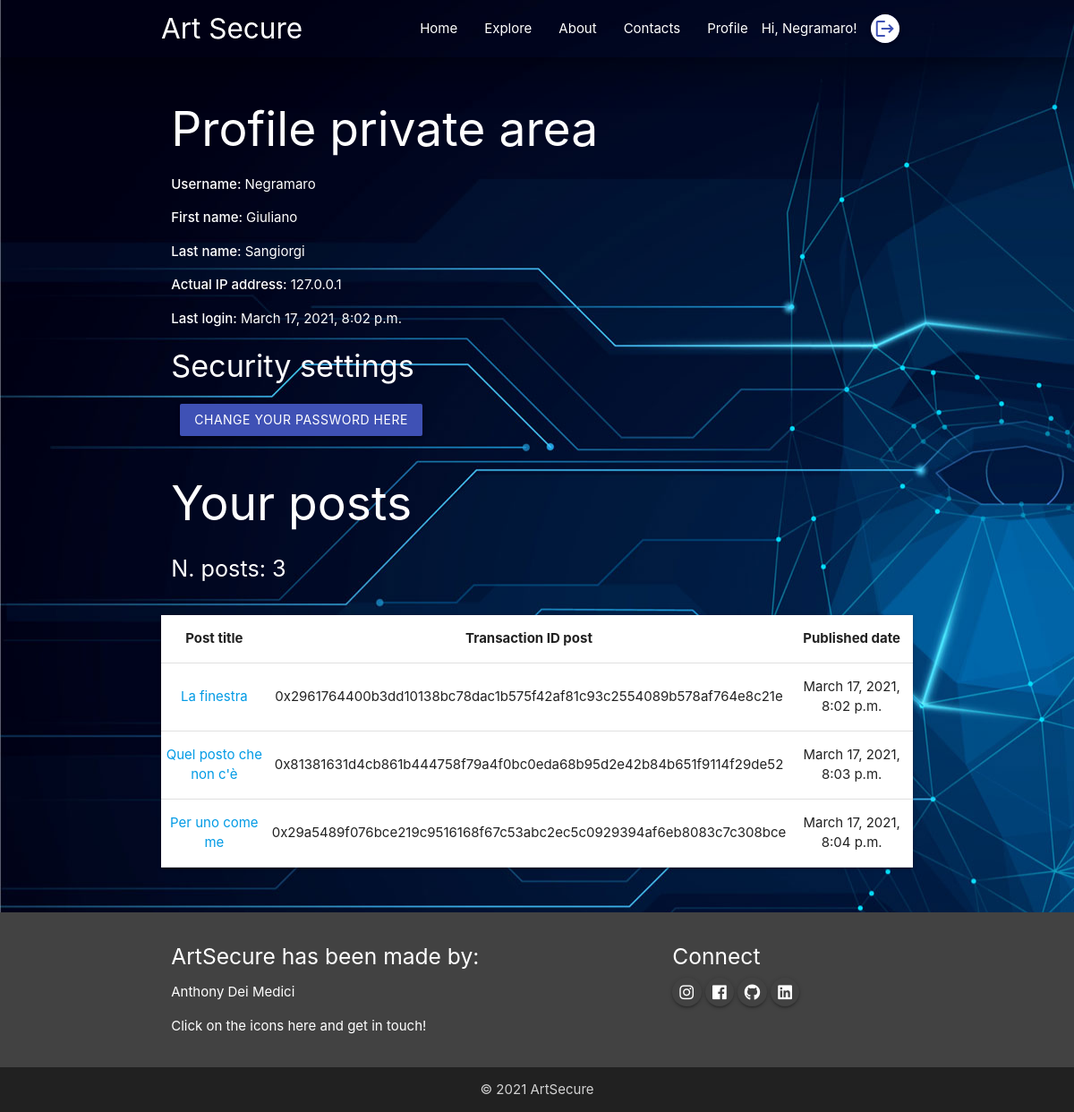
The page /user/2/ (signed in) on the database its author committed.
### accounts/models.py (models this page shows, shortened)
class UserInfo(models.Model):
	user = models.ForeignKey(User, on_delete=models.CASCADE)
	ip_address = models.CharField(max_length=220, blank=True, null=True)
	last_login = models.DateTimeField(default=timezone.now)

### api/models.py (models this page shows, shortened)
class Post(models.Model):
	user = models.ForeignKey(User, on_delete=models.CASCADE)
	datetime = models.DateTimeField('Date published', default=timezone.now)
	title = models.CharField(max_length=120, default=None)
	composition = models.TextField()
	address = models.CharField(max_length=66, default=None, null=True)
	hash = models.CharField(max_length=32, default=None, null=True)
	txId = models.CharField(max_length=66, default=None, null=True)

### accounts/views.py (the view)
# urls.py: path('user/<int:id>/', user_profile_view, name='user-profile-view'),
@login_required()
def user_profile_view(request, id):
	user_obj = get_object_or_404(User, id=id)
	if request.user.is_staff:
		user_info = UserInfo.objects.get(user=user_obj)
		user_posts = Post.objects.filter(user=user_obj)
	else:
		if request.user.id == user_obj.id:
			user_info = UserInfo.objects.get(user=user_obj)
			user_posts = Post.objects.filter(user=user_obj)
		else:
			return redirect('/permission_denied')
	return render(request, 'accounts/accounts_user_profile.html', {'user_obj': user_obj,
																   'user_info': user_info,
																   'user_posts': user_posts,})

### accounts/templates/accounts/accounts_user_profile.html
{% extends 'base.html' %}
{% block content %}
<header style="background: url(../../static/images/staff-area.jpg); min-height: 800px;">
  {% include 'navbar.html' %}
    <section class="container section scrollspy" id="services">
          <div class="row">
              <div class="col s12 l12 white-text">
                  <h2 class="white-text">Profile private area</h2>
                  <p><strong>Username: </strong>{{ user_obj.username }}</p>
                  <p><strong>First name: </strong>{{ user_obj.first_name }}</p>
                  <p><strong>Last name: </strong>{{ user_obj.last_name }}</p>
                  <p><strong>Actual IP address: </strong>{{ user_info.ip_address }}</p>
                  <p><strong>Last login: </strong>{{ user_info.last_login }}</p>
                  <h4>Security settings</h4>
                  <a class="btn indigo" href="/change_password" style="margin: 10px;;">Change your password here</a>
                  <h2 class="">Your posts</h2>
                  <p class="flow-text">N. posts: {{ user_posts.count }}</p>
              </div>
              <div class="col s12" id="table">
                <div class="row card">
                    <table class="centered highlight responsive-table white">
                        <thead>
                          <tr>
                              <th>Post title</th>
                              <th>Transaction ID post</th>
                              <th>Published date</th>
                          </tr>
                        </thead>
                        <tbody>
                            {% for post in user_posts %}
                              <tr>
                                <td><a href="{% url 'posts-detail-view' id=post.id %}">{{ post.title }}</a></td>
                                <td>{{ post.txId }}</td>
                                <td>{{ post.datetime }}</td>
                              </tr>
                            {% endfor %}
                        </tbody>
                    </table>
                </div>
              </div>
          </div>
    </section>
</header>
{% endblock %}

### templates/base.html (shortened to what this page needs)
<!DOCTYPE html>
<html lang="en">
{% load static %}
<head>
    <link rel="stylesheet" href="https://use.fontawesome.com/releases/v5.0.13/css/all.css">
    <link rel="stylesheet" href="https://cdnjs.cloudflare.com/ajax/libs/materialize/1.0.0/css/materialize.min.css"/>
</head>
<body>
  {% block content %}
  {% endblock %}
  <footer class="page-footer grey darken-3">
    <div class="container">
      <div class="row">
        <div class="col s12 l6">
          <h5>ArtSecure has been made by:</h5>
          <p>Anthony Dei Medici</p>
          <p>Click on the icons here and get in touch!</p>
        </div>
        <div class="col s12 l4 offset-l2">
          <h5>Connect</h5>
            <a href="https://www.instagram.com/anthony.deimedici/?hl=it" class="tooltipped btn-floating btn-small transparent" data-tooltip="This is Instagram">
              <i class="fab fa-instagram"></i>
            </a>
            <a href="https://www.facebook.com/Dei.Medici.Anthony" class="tooltipped btn-floating btn-small transparent" data-tooltip="This is Facebook">
              <i class="fab fa-facebook"></i>
            </a>
            <a href="https://github.com/AnthonyDM-Dev" class="tooltipped btn-floating btn-small transparent" data-tooltip="This is Git Hub">
              <i class="fab fa-github"></i>
            </a>
            <a href="https://www.linkedin.com/in/anthony-dm-dev/" class="tooltipped btn-floating btn-small transparent" data-tooltip="This is Linked In">
              <i class="fab fa-linkedin"></i>
            </a>
        </div>
      </div>
    </div>
    <div class="footer-copyright grey darken-4">
      <div class="container center-align">&copy; 2021 ArtSecure</div>
    </div>
  </footer>
</body>
</html>

### templates/navbar.html (shortened to what this page needs)
<nav class="nav-wraper transparent z-depth-5">
  <div class="container">
    <a href="/" class="brand-logo">Art Secure</a>
    <ul class="right hide-on-med-and-down hide-on-large">
      <li><a href="/">Home</a></li>
      <li><a href="/posts">Explore</a></li>
      <li><a href="/#about">About</a></li>
      <li><a href="/#contact">Contacts</a></li>
      {% if user.is_authenticated %}
        <li><a href="/user/{{ user.id }}">Profile</a></li>
        <li>Hi, {{ request.user }}!</li>
        <li><a href="/logout" class="tooltipped btn-floating btn-small indigo darken-3" data-tooltip="Logout">
            <i class="material-icons white indigo-text">logout</i>
        </a></li>
      {% else %}
        <li><a href="/register">Sign up</a></li>
        <li><a href="/login">Login</a></li>
      {% endif %}
    </ul>
  </div>
</nav>

### templates/base.html (style rules this page uses)
header { background: url(../static/images/background-artsecure.jpg); background-size: cover; background-position: center; min-height: 600px; }

### rows shown on the page
UserInfo: ip_address "127.0.0.1", last_login "March 17, 2021, 8:02 p.m."
Post: title "La finestra", txId "0x2961764400b3dd10138bc78dac1b575f42af81c93c2554089b578af764e8c21e", datetime "March 17, 2021, 8:02 p.m."
Post: title "Quel posto che non c'è", txId "0x81381631d4cb861b444758f79a4f0bc0eda68b95d2e42b84b651f9114f29de52", datetime "March 17, 2021, 8:03 p.m."
Post: title "Per uno come me", txId "0x29a5489f076bce219c9516168f67c53abc2ec5c0929394af6eb8083c7c308bce", datetime "March 17, 2021, 8:04 p.m."

### other values the page prints
{{ request.user }} "Negramaro"
{{ user_obj.username }} "Negramaro"
{{ user_obj.first_name }} "Giuliano"
{{ user_obj.last_name }} "Sangiorgi"
{{ user_posts.count }} "3"
